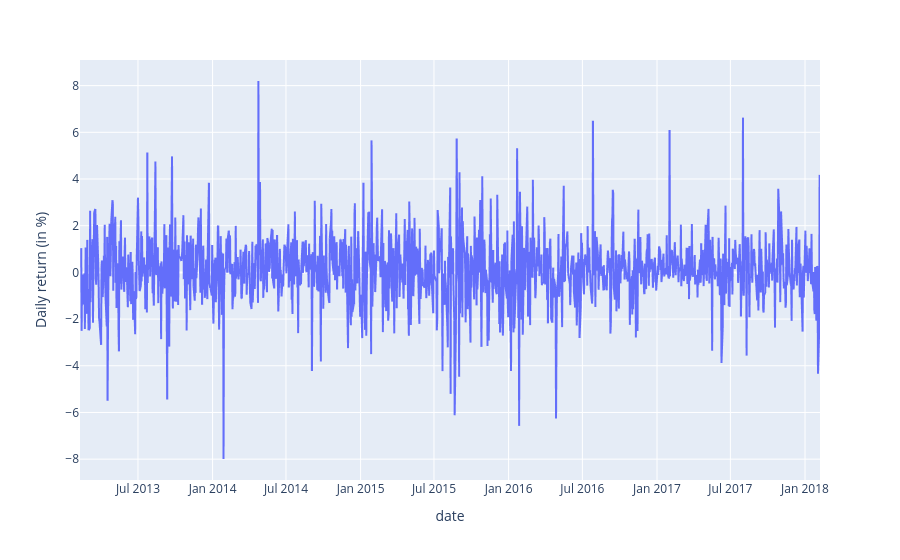

Notebook code for this chart:
### Code cell
# Vizualizing the results
px.line(apple, x = 'date', y = 'Daily return (in %)')

### Figure 1 — Plotly figure (JSON) as saved in the notebook; plotly's stock layout.template omitted (floating-point values rounded to 4 significant figures; data arrays with more than 128 entries replaced by an {"elided": "..."} marker saying what was removed)
{"data": [{"hovertemplate": "date=%{x}<br>Daily return (in %)=%{y}<extra></extra>", "legendgroup": "", "line": {"color": "#636efa", "dash": "solid"}, "marker": {"symbol": "circle"}, "mode": "lines", "name": "", "showlegend": false, "type": "scattergl", "x": {"elided": "1259 str values"}, "xaxis": "x", "y": {"elided": "1259 float values"}, "yaxis": "y"}], "layout": {"legend": {"tracegroupgap": 0}, "margin": {"t": 60}, "xaxis": {"anchor": "y", "domain": [0, 1], "title": {"text": "date"}}, "yaxis": {"anchor": "x", "domain": [0, 1], "title": {"text": "Daily return (in %)"}}}}
